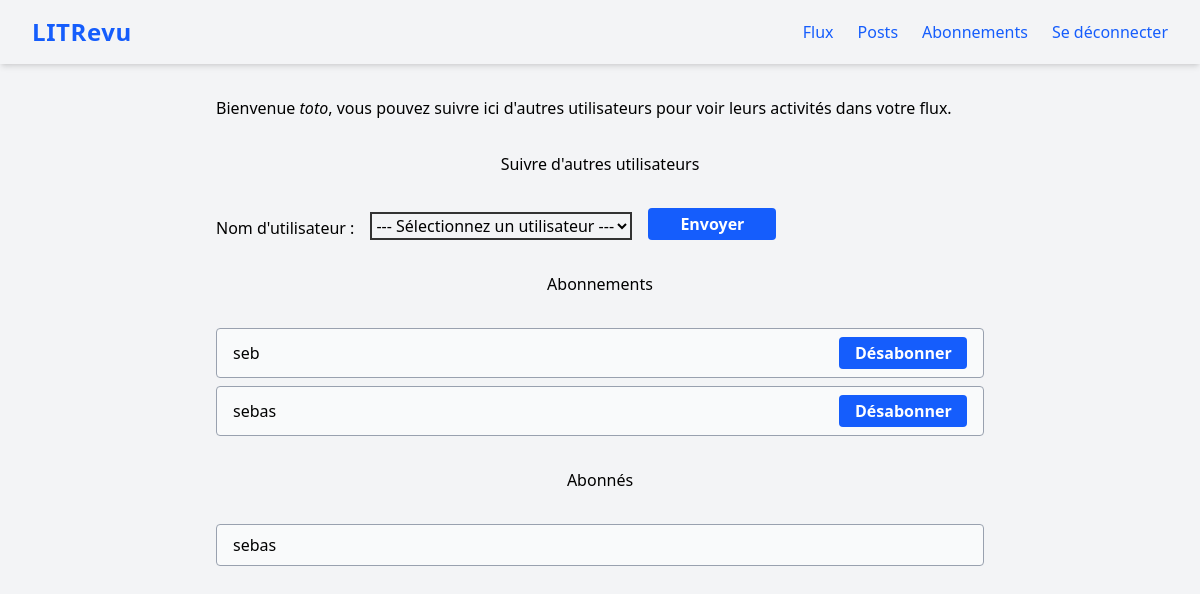
/follow-users/ (signed in), run on an earlier commit of the app's database.
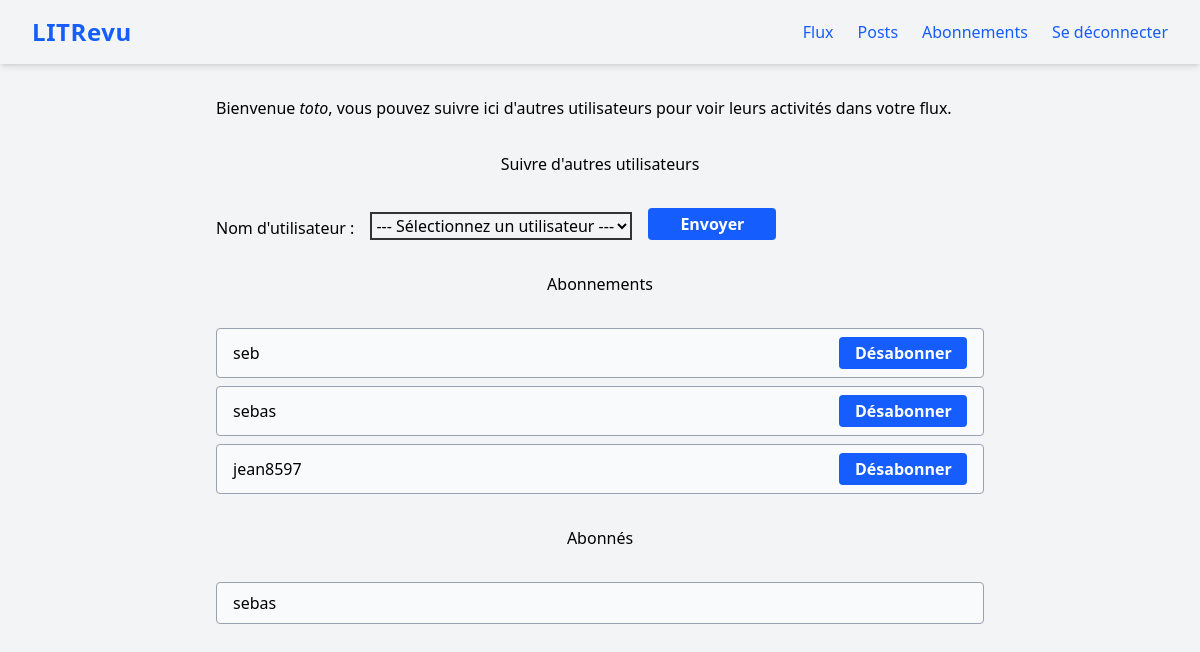
And on a later commit of the database.
### review/models.py (models this page shows)
class UserFollows(models.Model):
    user = models.ForeignKey(
        to=settings.AUTH_USER_MODEL,
        related_name='following',
        on_delete=models.CASCADE
    )
    followed_user = models.ForeignKey(
        to=settings.AUTH_USER_MODEL,
        related_name='followed_by',
        on_delete=models.CASCADE
    )
    class Meta:
        unique_together = ('user', 'followed_user', )

### authentication/models.py (models this page shows)
class User(AbstractUser):
    follows = models.ManyToManyField(
        'self',
        symmetrical=False,
        verbose_name='suit'
    )

### review/views.py (the view)
# urls.py: path('follow-users/', review.views.follow_users, name='follow-users'),
@login_required
def follow_users(request):
    message = None
    if request.method == 'POST':
        form = forms.FollowUsersForm(request.POST)
        if form.is_valid():
            username = form.cleaned_data['username']
            try:
                user_to_follow = User.objects.get(username=username)
                if user_to_follow == request.user:
                    message = "Vous ne pouvez pas vous suivre vous-même."
                elif models.UserFollows.objects.filter(
                    user=request.user,
                    followed_user=user_to_follow
                ).exists():
                    message = f"Vous suivez déjà {username}."
                else:
                    models.UserFollows.objects.create(
                        user=request.user,
                        followed_user=user_to_follow
                        )
                    message = f"Vous suivez maintenant {username}."
            except User.DoesNotExist:
                message = f"L'utilisateur '{username}' n'existe pas."
    else:
        form = forms.FollowUsersForm()
    followers = models.UserFollows.objects.filter(followed_user=request.user)
    following = models.UserFollows.objects.filter(user=request.user)
    return render(
        request,
        'review/follow_users_form.html',
        context={
            'form': form,
            'followers': followers,
            'following': following,
            'message': message
        }
    )

### review/forms.py
class FollowUsersForm(forms.Form):
    username = forms.ChoiceField(
        label="Nom d'utilisateur",
        choices=[],
        widget=forms.Select(attrs={
            'class': 'form-control',
            'style': 'border:2px solid #333;'
        })
    )
    def __init__(self, *args, **kwargs):
        super().__init__(*args, **kwargs)
        User = get_user_model()
        if 'user' in kwargs:
            current_user = kwargs['user']
        else:
            current_user = None
        users_qs = User.objects.all()
        if current_user:
            users_qs = users_qs.exclude(pk=current_user.pk)
            from .models import UserFollows
            already_followed = UserFollows.objects.filter(user=current_user).values_list('followed_user', flat=True)
            users_qs = users_qs.exclude(pk__in=already_followed)
        self.fields['username'].choices = [('', '--- Sélectionnez un utilisateur ---')] + [
            (user.username, user.username) for user in users_qs
        ]

### review/templates/review/follow_users_form.html (shortened to what this page needs)
{% extends 'base.html' %}
{% block content %}
    <p class="mb-4">Bienvenue <em>{{ user.username }}</em>, vous pouvez suivre ici d'autres utilisateurs pour voir leurs activités dans votre flux.</p>
    <h3 class="text-center my-8">Suivre d'autres utilisateurs</h3>
    <form method="post">
        <div style="display: flex; align-items: flex-end; gap: 1rem;">
            <label for="{{ form.username.id_for_label }}">{{ form.username.label }} : </label>
            {{ form.username }}
            <button type="submit" class="bg-blue-600 text-white px-4 py-1 rounded hover:bg-blue-700 font-semibold transition w-32">Envoyer</button>
        </div>
    </form>
    <h3 class="text-center my-8">Abonnements</h3>
    <div class="flex flex-col gap-2 mb-8">
        {% for follow in following %}
            <div class="flex items-center justify-between border border-gray-400 rounded px-4 py-2 bg-gray-50">
                <span>{{ follow.followed_user }}</span>
                <form method="post" action="{% url 'unfollow-user' follow.followed_user.id %}">
                    <button type="submit" class="bg-blue-600 text-white px-4 py-1 rounded hover:bg-blue-700 font-semibold transition w-32">Désabonner</button>
                </form>
            </div>
        {% empty %}
            <div class="border border-gray-400 rounded px-4 py-2 bg-gray-50">Vous ne suivez personne.</div>
        {% endfor %}
    </div>
    <h3 class="text-center my-8">Abonnés</h3>
    <div class="flex flex-col gap-2 mb-8">
        {% for follow in followers %}
            <div class="border border-gray-400 rounded px-4 py-2 bg-gray-50">{{ follow.user }}</div>
        {% empty %}
            <div class="border border-gray-400 rounded px-4 py-2 bg-gray-50">Aucun abonné.</div>
        {% endfor %}
    </div>
{% endblock content %}

What changed in the data, as far as the page shows it:
added UserFollows: followed_user "jean8597", shown under "Abonnements"
